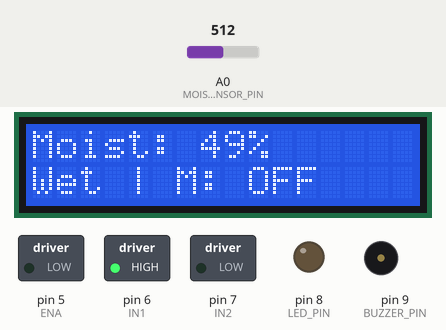
A sketch run on a simulated Arduino Uno, built with avr-gcc and run on an emulated ATmega328P. Parts: 16×2 character LCD, switched loads named in the sketch (green lamp = pin HIGH), output pins drawn as LEDs (lit = HIGH), buzzer (waves = sounding, pin HIGH). The test bench sets the inputs (shaded band); at power-on: A0 (MOISTURE_SENSOR_PIN) = 512. What the sketch prints to the serial monitor is not drawn.

Above: at 1.2 s.
1.3 s: A0 (MOISTURE_SENSOR_PIN) set to 709
At 3.2 s:
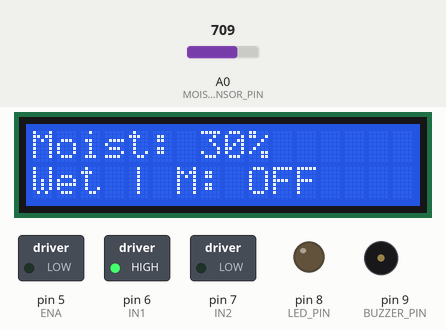
3.7 s: A0 (MOISTURE_SENSOR_PIN) set to 735
At 5.6 s:
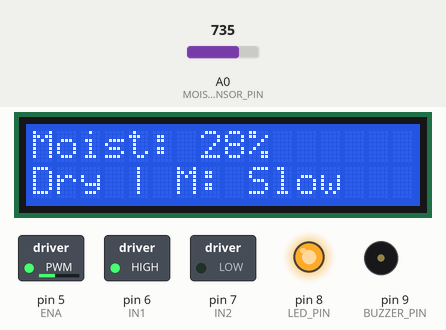
5.9 s: A0 (MOISTURE_SENSOR_PIN) set to 806
At 7.8 s:
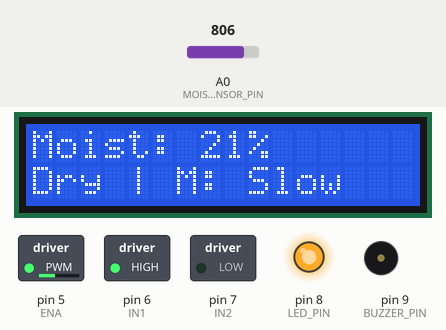
8.1 s: A0 (MOISTURE_SENSOR_PIN) set to 826
At 9.2 s:
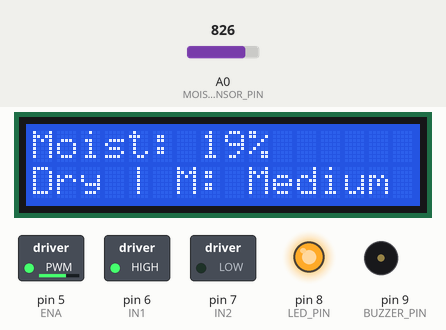
10.3 s: A0 (MOISTURE_SENSOR_PIN) set to 904
At 11.9 s:
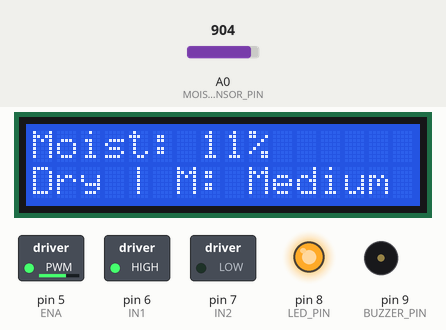
12.4 s: A0 (MOISTURE_SENSOR_PIN) set to 936
At 14.5 s:
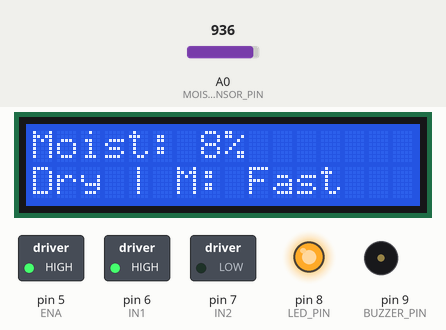
Timing chart, 0 to 15.6 s (numbered marks = the images above; inputs shaded):
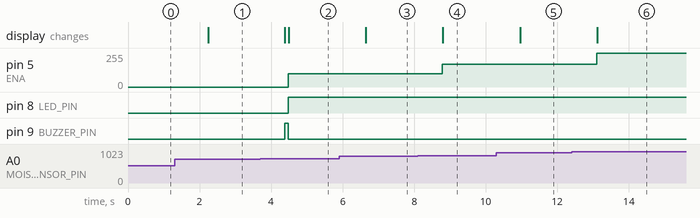

Measured:
- the behaviour switches between 716 and 717 on A0 (MOISTURE_SENSOR_PIN) (found by bisection; images 1 and 2)
- the behaviour switches between 818 and 819 on A0 (MOISTURE_SENSOR_PIN) (found by bisection; images 3 and 4)
- the behaviour switches between 920 and 921 on A0 (MOISTURE_SENSOR_PIN) (found by bisection; images 5 and 6)
- after the input at 1.3 s, the display: changes after 0.94 s (image 1)
- after the input at 3.7 s, pin 5 (ENA): 0/255 → 100/255 after 0.78 s; pin 8 (LED_PIN): LOW → HIGH after 0.78 s; pin 9 (BUZZER_PIN): LOW → HIGH after 0.68 s, → LOW 0.10 s later; the display: first changes after 0.68 s (image 2 shows a later state)
- after the input at 5.9 s, the display: changes after 0.75 s (image 3)
- after the input at 8.1 s, pin 5 (ENA): 100/255 → 170/255 after 0.69 s; the display: changes after 0.70 s (image 4)
- after the input at 10.3 s, the display: changes after 0.66 s (image 5)
- after the input at 12.4 s, pin 5 (ENA): 170/255 → 255/255 after 0.71 s; the display: changes after 0.72 s (image 6)

The sketch:

QuadCore_HydroSense_Arduino_Sketch_Code.ino
```cpp
#include <Wire.h>
#include <LiquidCrystal_I2C.h>
#include <SoftwareSerial.h>

#define MOISTURE_SENSOR_PIN A0
#define LED_PIN 8
//#define RELAY_PIN 8  // Not used now, replaced by L298N

#define ENA 5   // L298N PWM speed control pin
#define IN1 6   // Motor direction pin
#define IN2 7   // Motor direction pin
#define BUZZER_PIN 9  // Buzzer connected to PB1 (D9)

#define BT_RX 2
#define BT_TX 3

LiquidCrystal_I2C lcd(0x27, 16, 2);
SoftwareSerial bluetooth(BT_RX, BT_TX);

// Tracks if the motor was previously ON
bool motorPreviouslyOn = false;

void setup() {
  pinMode(MOISTURE_SENSOR_PIN, INPUT);
  pinMode(LED_PIN, OUTPUT);
  //pinMode(RELAY_PIN, OUTPUT); // Not used anymore

  pinMode(ENA, OUTPUT);
  pinMode(IN1, OUTPUT);
  pinMode(IN2, OUTPUT);
  pinMode(BUZZER_PIN, OUTPUT);
  digitalWrite(BUZZER_PIN, LOW);  // Make sure buzzer is off

  // Set default motor direction
  digitalWrite(IN1, HIGH);
  digitalWrite(IN2, LOW);

  lcd.init();
  lcd.backlight();

  Serial.begin(9600);
  bluetooth.begin(9600);

  //digitalWrite(RELAY_PIN, HIGH); // Not needed
  analogWrite(ENA, 0); // Motor OFF initially
}

void loop() {
  int rawValue = analogRead(MOISTURE_SENSOR_PIN);
  int moisturePercent = map(rawValue, 1023, 0, 0, 100);
  moisturePercent = constrain(moisturePercent, 0, 100);

  lcd.clear();
  lcd.setCursor(0, 0);
  lcd.print("Moist: ");
  lcd.print(moisturePercent);
  lcd.print("%");

  String status, motorStatus;
  int motorSpeed = 0;

  if (moisturePercent < 10) {
    motorSpeed = 255;  // High speed
    status = "Dry";
    motorStatus = "Fast";
  } else if (moisturePercent < 20) {
    motorSpeed = 170;  // Medium speed
    status = "Dry";
    motorStatus = "Medium";
  } else if (moisturePercent < 30) {
    motorSpeed = 100;  // Low speed
    status = "Dry";
    motorStatus = "Slow";
  } else {
    motorSpeed = 0;    // OFF
    status = "Wet";
    motorStatus = "OFF";
  }

  // Buzzer logic: beep only when motor turns ON from OFF
  bool motorCurrentlyOn = (motorSpeed > 0);
  if (motorCurrentlyOn && !motorPreviouslyOn) {
    digitalWrite(BUZZER_PIN, HIGH);
    delay(100);  // short beep
    digitalWrite(BUZZER_PIN, LOW);
  }
  motorPreviouslyOn = motorCurrentlyOn;

  analogWrite(ENA, motorSpeed);
  digitalWrite(LED_PIN, motorSpeed > 0 ? HIGH : LOW);

  lcd.setCursor(0, 1);
  lcd.print(status);
  lcd.print(" | M: ");
  lcd.print(motorStatus);

  // Bluetooth
  bluetooth.print("Soil Moisture: ");
  bluetooth.print(moisturePercent);
  bluetooth.print("% | Status: ");
  bluetooth.print(status);
  bluetooth.print(" | Motor: ");
  bluetooth.println(motorStatus);

  // Serial Monitor
  Serial.print("Soil Moisture: ");
  Serial.print(moisturePercent);
  Serial.print("% | Status: ");
  Serial.print(status);
  Serial.print(" | Motor: ");
  Serial.println(motorStatus);

  delay(1000);
}
```
